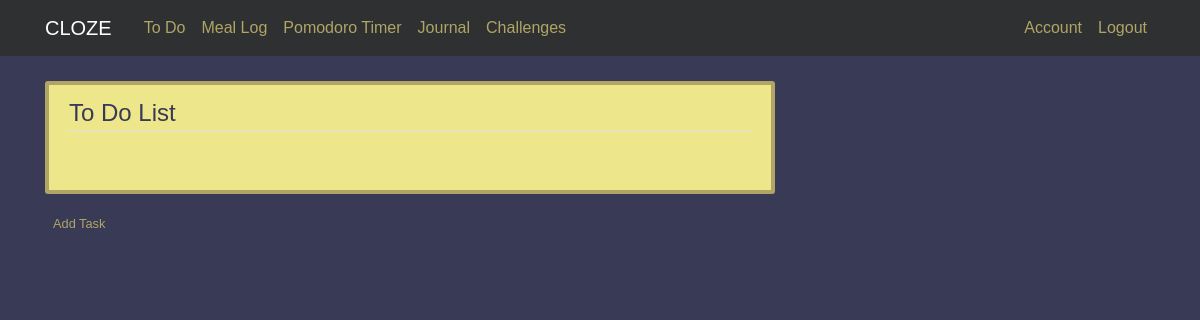
The app's page /todo (signed in), older data.
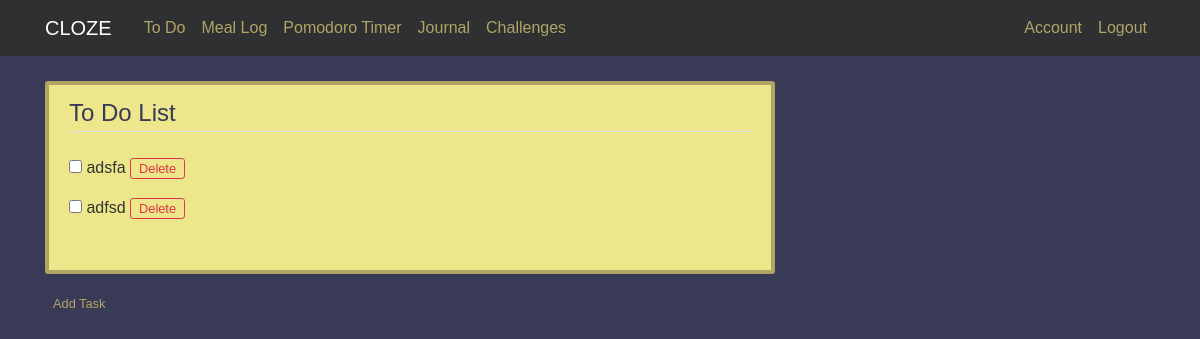
The same page, newer data.
### cloze/models.py (models this page shows)
class Task(db.Model):
    id = db.Column(db.Integer, primary_key=True)
    entry = db.Column(db.String(256), index=True)
    user_id = db.Column(db.Integer, db.ForeignKey('user.id'), nullable=False)

### cloze/routes.py (the view)
@app.route('/todo', methods = ['GET', 'POST'])
@login_required
def toDo():
    tasks = db.session.query(Task).filter_by(owner=current_user)
    return render_template('toDo.html', title = 'To-Do', tasks = tasks)

### cloze/models.py (called while the page is built)
@login_manager.user_loader
def load_user(userId):
    return User.query.get(int(userId))

### cloze/Templates/toDo.html
{% extends "layout.html" %}
{% block content %}
<div class="col-md-8">
    <div class="content-section">
        <legend class="border-bottom mb-4 text-navy">To Do List</legend>
        {% for task in tasks %}
            <div>
                <form action="{{ url_for('delete_tasks', id=task.id) }}" method="POST" >
                    <input type="checkbox">  {{ task.entry }}
                    <input align="right" class="btn btn-sm btn-outline-danger py-0" style="font-size: 0.8em;" type="submit" value="Delete">
                </form>
            </div>
        {% endfor %}
        <br>
    </div>
    <small>
        <a class="ml-2" href="{{ url_for('new_task') }}">Add Task</a>
    </small>
</div>
{% endblock content %}

Row changes from the older to the newer data that the page shows:
added Task: entry "adsfa"
added Task: entry "adfsd"
